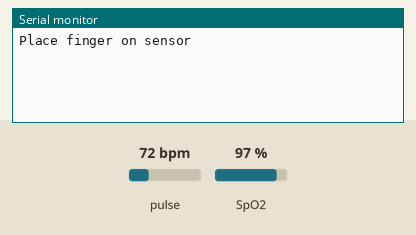
The sketch below on a simulated Arduino Uno, built with avr-gcc and run on an emulated ATmega328P. Parts: the last lines printed to the serial monitor. The test bench sets the inputs (shaded band); at power-on: pulse 72 bpm, SpO2 97 %.

Above: at 1.2 s.
1.3 s: pulse set to 42 bpm
At 1.7 s:
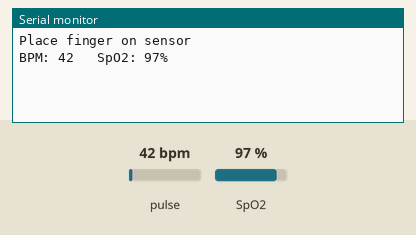
5.1 s: SpO2 set to 80 %
At 6.3 s:
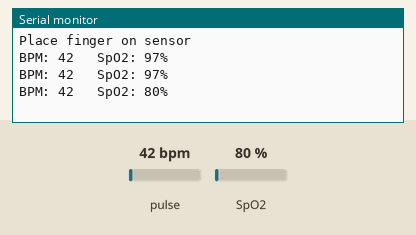
6.6 s: pulse set to 70 bpm
At 9.2 s:
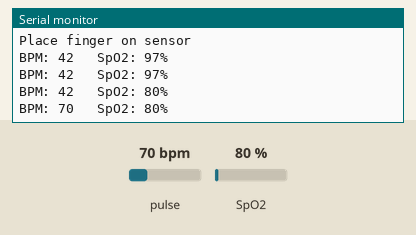

The sketch:

Version1_Basic_Monitoring.ino
```cpp
#include <Wire.h>
#include "MAX30105.h"
#include "spo2_algorithm.h"

MAX30105 particleSensor;

#define MAX_BRIGHTNESS 255

uint32_t irBuffer[100];
uint32_t redBuffer[100];

int32_t bufferLength;
int32_t spo2;
int8_t validSPO2;

int32_t heartRate;
int8_t validHeartRate;

void setup()
{
  Serial.begin(115200);

  if (!particleSensor.begin(Wire, I2C_SPEED_STANDARD))
  {
    Serial.println("MAX30102 not found");

    while (1);
  }

  Serial.println("Place finger on sensor");

  particleSensor.setup();

  particleSensor.setPulseAmplitudeRed(0x1F);
  particleSensor.setPulseAmplitudeIR(0x1F);
}

void loop()
{
  bufferLength = 100;

  /******** COLLECT 100 SAMPLES ********/

  for (byte i = 0; i < bufferLength; i++)
  {
    while (particleSensor.available() == false)
      particleSensor.check();

    redBuffer[i] = particleSensor.getRed();
    irBuffer[i] = particleSensor.getIR();

    particleSensor.nextSample();
  }

  /******** CALCULATE REAL SPO2 + BPM ********/

  maxim_heart_rate_and_oxygen_saturation(
      irBuffer,
      bufferLength,
      redBuffer,
      &spo2,
      &validSPO2,
      &heartRate,
      &validHeartRate);

  /******** NO FINGER ********/

  if (irBuffer[99] < 50000)
  {
    Serial.println("Place Finger");

    delay(1000);

    return;
  }

  /******** DISPLAY ********/

  if (validHeartRate && validSPO2)
  {
    Serial.print("BPM: ");
    Serial.print(heartRate);

    Serial.print("   SpO2: ");
    Serial.print(spo2);

    Serial.println("%");
  }
  else
  {
    Serial.println("Calculating...");
  }

  delay(1000);
}
```

Measured:
- after the input at 1.3 s, the serial monitor: prints a new line at once (image 1)
- after the input at 5.1 s, the serial monitor: prints a new line after 0.81 s (image 2)
- after the input at 6.6 s, the serial monitor: prints a new line after 1.6 s (image 3)
